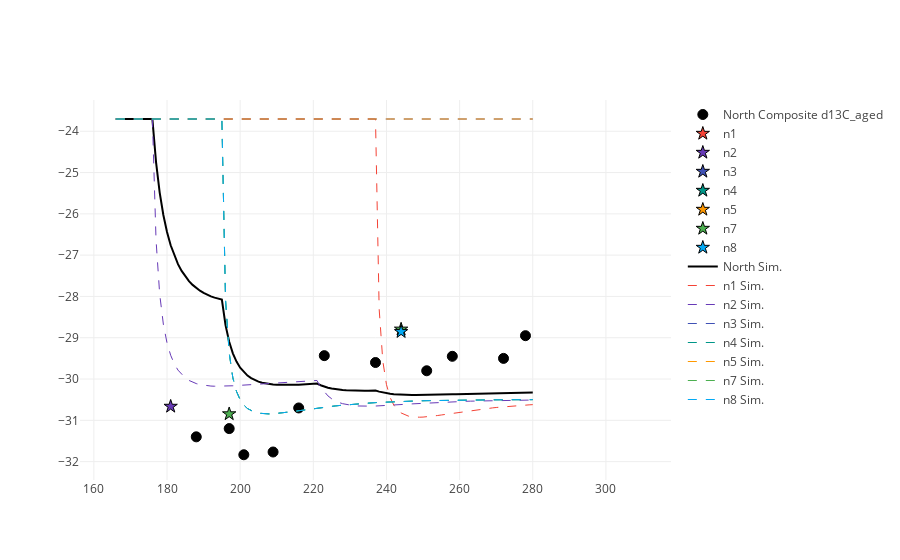

Write notebook code for a chart like this one.
### Code cell
%matplotlib inline
import plotlycred
figname = 'Soils' + variable + transect + '.png'

online = False
if online:
    # fig = py.iplot(data) 
    fig = go.Figure(data=data) # , layout=layout)
    py.image.save_as(fig, filename=figname)
else:
    iplot(data)
